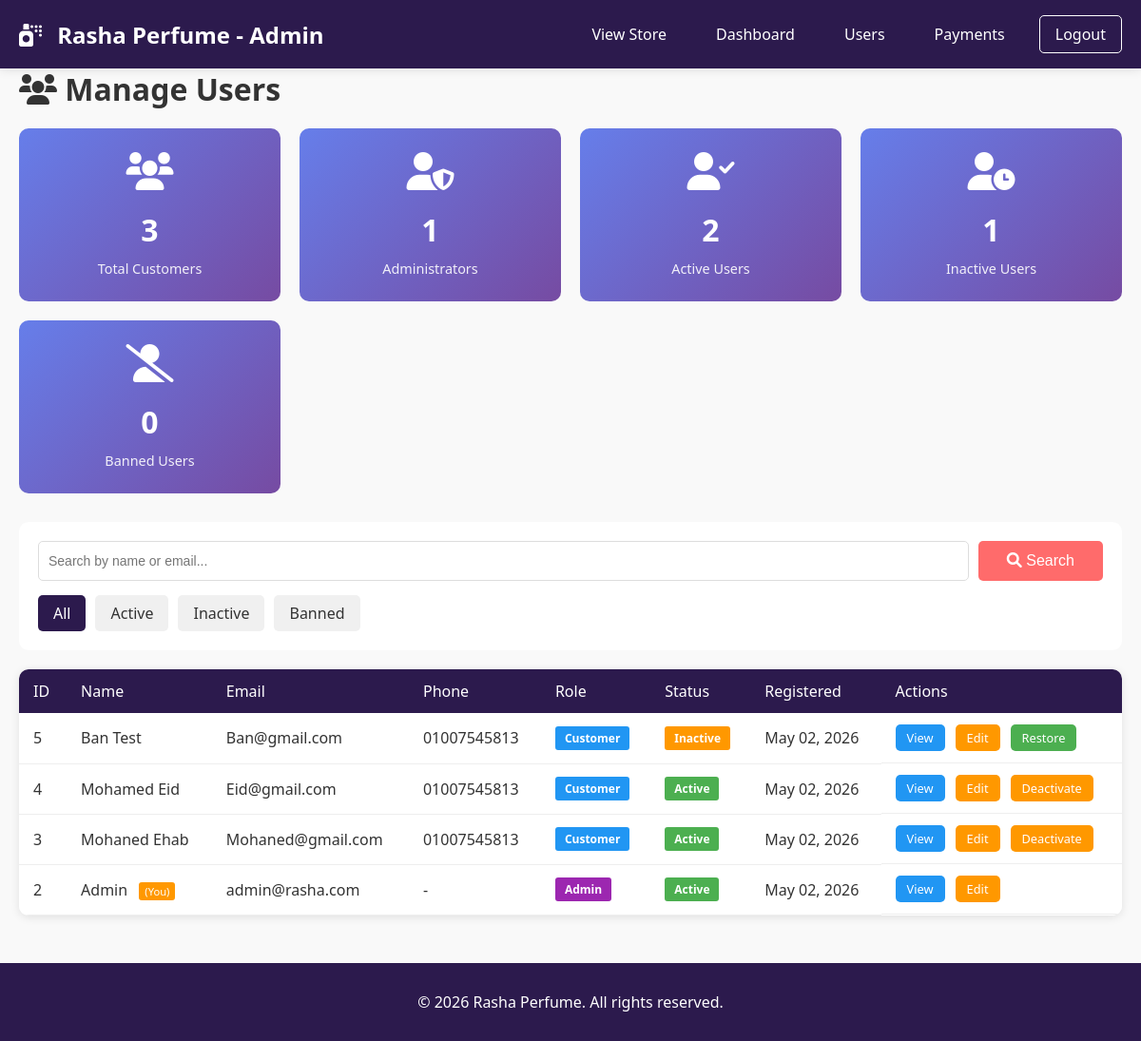
/rasha-perfume/admin/manage_users.php (signed in), run on the app's committed database.
### tables this page shows
CREATE TABLE `users` (
  `id` int NOT NULL AUTO_INCREMENT,
  `name` varchar(100) NOT NULL,
  `email` varchar(100) NOT NULL,
  `password` varchar(255) NOT NULL,
  `is_admin` tinyint(1) DEFAULT '0',
  `created_at` timestamp NULL DEFAULT CURRENT_TIMESTAMP,
  `phone` varchar(20) DEFAULT NULL,
  `address` text,
  `last_login` timestamp NULL DEFAULT NULL,
  `status` enum('active','inactive','banned') DEFAULT 'active',
  PRIMARY KEY (`id`),
  UNIQUE KEY `email` (`email`),
  KEY `idx_users_email` (`email`)
);

### rasha-perfume/admin/manage_users.php (the view, shortened to what this page needs)
<?php
require_once '../php/config.php';
$search = isset($_GET['search']) ? $_GET['search'] : '';
$status_filter = isset($_GET['status']) ? $_GET['status'] : '';
$sql = "SELECT * FROM users WHERE 1=1";
$params = [];
$sql .= " ORDER BY created_at DESC";
$stmt = $pdo->prepare($sql);
$stmt->execute($params);
$users = $stmt->fetchAll(PDO::FETCH_ASSOC);
$totalUsers = $pdo->query("SELECT COUNT(*) FROM users WHERE is_admin = 0")->fetchColumn();
$totalAdmins = $pdo->query("SELECT COUNT(*) FROM users WHERE is_admin = 1")->fetchColumn();
$activeUsers = $pdo->query("SELECT COUNT(*) FROM users WHERE status = 'active' AND is_admin = 0")->fetchColumn();
$inactiveUsers = $pdo->query("SELECT COUNT(*) FROM users WHERE status = 'inactive'")->fetchColumn();
$bannedUsers = $pdo->query("SELECT COUNT(*) FROM users WHERE status = 'banned'")->fetchColumn();
?>
<!DOCTYPE html>
<html lang="en">
<head>
    <link rel="stylesheet" href="../css/style.css">
    <link rel="stylesheet" href="../css/admin.css">
    <link href="https://cdnjs.cloudflare.com/ajax/libs/font-awesome/6.0.0/css/all.min.css" rel="stylesheet">
</head>
<body>
    <nav class="navbar">
        <div class="container">
            <div class="nav-brand">
                <a href="index.php"><i class="fas fa-spray-can"></i> Rasha Perfume - Admin</a>
            </div>
            <div class="nav-links">
                <a href="../index.php" class="nav-link">View Store</a>
                <a href="index.php" class="nav-link">Dashboard</a>
                <a href="manage_users.php" class="nav-link active">Users</a>
                <a href="payments.php" class="nav-link">Payments</a>
                <a href="../php/logout.php" class="btn-auth">Logout</a>
            </div>
        </div>
    </nav>
    <main>
        <div class="container">
            <div class="page-header">
                <h1><i class="fas fa-users"></i> Manage Users</h1>
            </div>
            <div class="stats-grid">
                <div class="stat-card">
                    <i class="fas fa-users"></i>
                    <h3><?php echo $totalUsers; ?></h3>
                    <p>Total Customers</p>
                </div>
                <div class="stat-card">
                    <i class="fas fa-user-shield"></i>
                    <h3><?php echo $totalAdmins; ?></h3>
                    <p>Administrators</p>
                </div>
                <div class="stat-card">
                    <i class="fas fa-user-check"></i>
                    <h3><?php echo $activeUsers; ?></h3>
                    <p>Active Users</p>
                </div>
                <div class="stat-card">
                    <i class="fas fa-user-clock"></i>
                    <h3><?php echo $inactiveUsers; ?></h3>
                    <p>Inactive Users</p>
                </div>
                <div class="stat-card">
                    <i class="fas fa-user-slash"></i>
                    <h3><?php echo $bannedUsers; ?></h3>
                    <p>Banned Users</p>
                </div>
            </div>
            <div class="users-search-bar">
                <form method="GET" action="manage_users.php" class="search-form">
                    <input type="text" name="search" placeholder="Search by name or email..." value="<?php echo htmlspecialchars($search); ?>">
                    <button type="submit" class="btn-primary"><i class="fas fa-search"></i> Search</button>
                </form>
                <div class="filter-buttons">
                    <a href="manage_users.php" class="filter-btn <?php echo empty($status_filter) ? 'active' : ''; ?>">All</a>
                    <a href="manage_users.php?status=active" class="filter-btn <?php echo $status_filter == 'active' ? 'active' : ''; ?>">Active</a>
                    <a href="manage_users.php?status=inactive" class="filter-btn <?php echo $status_filter == 'inactive' ? 'active' : ''; ?>">Inactive</a>
                    <a href="manage_users.php?status=banned" class="filter-btn <?php echo $status_filter == 'banned' ? 'active' : ''; ?>">Banned</a>
                </div>
            </div>
            <div class="users-table-container">
                <table class="admin-table">
                    <thead>
                        <tr>
                            <th>ID</th>
                            <th>Name</th>
                            <th>Email</th>
                            <th>Phone</th>
                            <th>Role</th>
                            <th>Status</th>
                            <th>Registered</th>
                            <th>Actions</th>
                        </tr>
                    </thead>
                    <tbody>
                        <?php if(empty($users)): ?>
                            <tr>
                                <td colspan="8" style="text-align: center;">No users found</span>
                            </tr>
                        <?php else: ?>
                            <?php foreach($users as $user): ?>
                                <tr>
                                    <td><?php echo $user['id']; ?></span>
                                    <td>
                                        <?php echo htmlspecialchars($user['name']); ?>
                                        <?php if($user['id'] == $_SESSION['user_id']): ?>
                                            <span class="you-badge">(You)</span>
                                        <?php endif; ?>
                                    <td><?php echo htmlspecialchars($user['email']); ?></span>
                                    <td><?php echo !empty($user['phone']) ? htmlspecialchars($user['phone']) : '-'; ?></span>
                                    <td>
                                        <?php if($user['is_admin']): ?>
                                            <span class="role-badge role-admin">Admin</span>
                                        <?php else: ?>
                                            <span class="role-badge role-user">Customer</span>
                                        <?php endif; ?>
                                    <td>
                                        <span class="status-badge status-<?php echo $user['status']; ?>">
                                            <?php echo ucfirst($user['status']); ?>
                                        </span>
                                    <td><?php echo date('M d, Y', strtotime($user['created_at'])); ?></span>
                                    <td class="action-buttons">
                                        <a href="manage_users.php?view_id=<?php echo $user['id']; ?>" class="btn-view">View</a>
                                        <a href="manage_users.php?edit_id=<?php echo $user['id']; ?>" class="btn-edit">Edit</a>
                                        <?php if($user['id'] != $_SESSION['user_id']): ?>
                                            <?php if($user['status'] == 'inactive'): ?>
                                                <a href="manage_users.php?restore_id=<?php echo $user['id']; ?>" class="btn-restore" onclick="return confirm('Restore this user account?')">Restore</a>
                                            <?php endif; ?>
                                            <?php if($user['status'] == 'active'): ?>
                                                <a href="manage_users.php?delete_id=<?php echo $user['id']; ?>" class="btn-deactivate" onclick="return confirm('Deactivate this user? They can be restored later.')">Deactivate</a>
                                            <?php endif; ?>
                                        <?php endif; ?>
                                </tr>
                            <?php endforeach; ?>
                        <?php endif; ?>
                    </tbody>
                </table>
            </div>
        </div>
    </main>
    <footer class="footer">
        <div class="container">
            <p>&copy; 2026 Rasha Perfume. All rights reserved.</p>
        </div>
    </footer>
</body>
</html>

### rasha-perfume/css/style.css (style rules this page uses)
* { margin: 0; padding: 0; box-sizing: border-box; }
body { font-family: 'Segoe UI', Tahoma, Geneva, Verdana, sans-serif; background-color: #f9f9f9; color: #333; }
.container { max-width: 1200px; margin: 0 auto; padding: 0 20px; }
.navbar { background-color: #2c1a4d; color: white; padding: 1rem 0; position: sticky; top: 0; z-index: 1000; box-shadow: 0 2px 10px rgba(0,0,0,0.1); }
.navbar .container { display: flex; justify-content: space-between; align-items: center; }
.nav-brand a { color: white; text-decoration: none; font-size: 1.5rem; font-weight: bold; }
.nav-brand i { margin-right: 10px; }
.nav-links { display: flex; gap: 20px; align-items: center; flex-wrap: wrap; }
.nav-link { color: white; text-decoration: none; padding: 8px 16px; border-radius: 5px; transition: background 0.3s; }
.btn-auth { background-color: transparent; border: 1px solid white; color: white; padding: 8px 16px; border-radius: 5px; cursor: pointer; transition: all 0.3s; text-decoration: none; display: inline-block; }
.btn-primary { background-color: #ff6b6b; color: white; border: none; padding: 12px 30px; font-size: 1rem; border-radius: 5px; cursor: pointer; transition: transform 0.3s, background 0.3s; text-decoration: none; display: inline-block; }
.footer { background-color: #2c1a4d; color: white; text-align: center; padding: 30px 0; margin-top: 50px; }

### rasha-perfume/css/admin.css (style rules this page uses)
.stats-grid { display: grid; grid-template-columns: repeat(auto-fit, minmax(220px, 1fr)); gap: 20px; margin-top: 20px; }
.stat-card { background: linear-gradient(135deg, #667eea 0%, #764ba2 100%); color: white; padding: 25px; border-radius: 10px; text-align: center; transition: transform 0.3s; }
.stat-card i { font-size: 2.5rem; margin-bottom: 10px; }
.stat-card h3 { font-size: 2rem; margin: 10px 0; }
.stat-card p { font-size: 0.9rem; opacity: 0.9; }
.admin-table { width: 100%; background: white; border-radius: 8px; overflow: hidden; border-collapse: collapse; }
.admin-table th { background: #2c1a4d; color: white; padding: 12px 15px; text-align: left; font-weight: 500; }
.admin-table td { padding: 12px 15px; border-bottom: 1px solid #eee; }
.btn-edit, .btn-delete { padding: 5px 12px; margin: 0 3px; border-radius: 5px; text-decoration: none; font-size: 0.85rem; display: inline-block; transition: all 0.3s; }
.btn-edit { background: #4caf50; color: white; }
.stats-grid { display: grid; grid-template-columns: repeat(auto-fit, minmax(220px, 1fr)); gap: 20px; margin-bottom: 30px; }
.users-search-bar { background: white; padding: 20px; border-radius: 10px; margin-bottom: 20px; }
.search-form { display: flex; gap: 10px; margin-bottom: 15px; }
.search-form input { flex: 1; padding: 10px; border: 1px solid #ddd; border-radius: 5px; font-size: 14px; }
.filter-buttons { display: flex; gap: 10px; flex-wrap: wrap; }
.filter-btn { padding: 8px 16px; background: #f0f0f0; color: #333; text-decoration: none; border-radius: 5px; transition: all 0.3s; }
.filter-btn.active { background: #2c1a4d; color: white; }
.users-table-container { background: white; border-radius: 10px; overflow: hidden; box-shadow: 0 2px 10px rgba(0,0,0,0.1); }
.admin-table { width: 100%; border-collapse: collapse; }
.you-badge { display: inline-block; margin-left: 8px; padding: 2px 6px; background: #ff9800; color: white; border-radius: 3px; font-size: 0.7rem; }
.role-badge { display: inline-block; padding: 4px 10px; border-radius: 3px; font-size: 0.75rem; font-weight: bold; }
.role-admin { background: #9c27b0; color: white; }
.role-user { background: #2196f3; color: white; }
.status-badge { display: inline-block; padding: 4px 10px; border-radius: 3px; font-size: 0.75rem; font-weight: bold; }
.status-active { background: #4caf50; color: white; }
.status-inactive { background: #ff9800; color: white; }
.action-buttons { display: flex; gap: 8px; flex-wrap: wrap; }
.btn-view, .btn-edit, .btn-delete { padding: 5px 12px; border-radius: 5px; text-decoration: none; font-size: 0.8rem; transition: all 0.3s; display: inline-block; }
.btn-view { background: #2196f3; color: white; }
.btn-edit { background: #ff9800; color: white; }
.btn-restore { background: #4caf50; color: white; padding: 5px 12px; border-radius: 5px; text-decoration: none; font-size: 0.8rem; transition: all 0.3s; display: inline-block; }
.btn-deactivate { background: #ff9800; color: white; padding: 5px 12px; border-radius: 5px; text-decoration: none; font-size: 0.8rem; transition: all 0.3s; display: inline-block; }

### data on the page
users: id "5", name "Ban Test", email "Ban@gmail.com", phone "01007545813", is_admin "Customer", status "Inactive", created_at "May 02, 2026"
users: id "4", name "Mohamed Eid", email "Eid@gmail.com", phone "01007545813", is_admin "Customer", status "Active", created_at "May 02, 2026"
users: id "3", name "Mohaned Ehab", email "Mohaned@gmail.com", phone "01007545813", is_admin "Customer", status "Active", created_at "May 02, 2026"
users: id "2", name "Admin", shows "(You)", email "admin@rasha.com", is_admin "Admin", status "Active", created_at "May 02, 2026"

### other printed values
$totalUsers "3"
$totalAdmins "1"
$activeUsers "2"
$inactiveUsers "1"
$bannedUsers "0"
